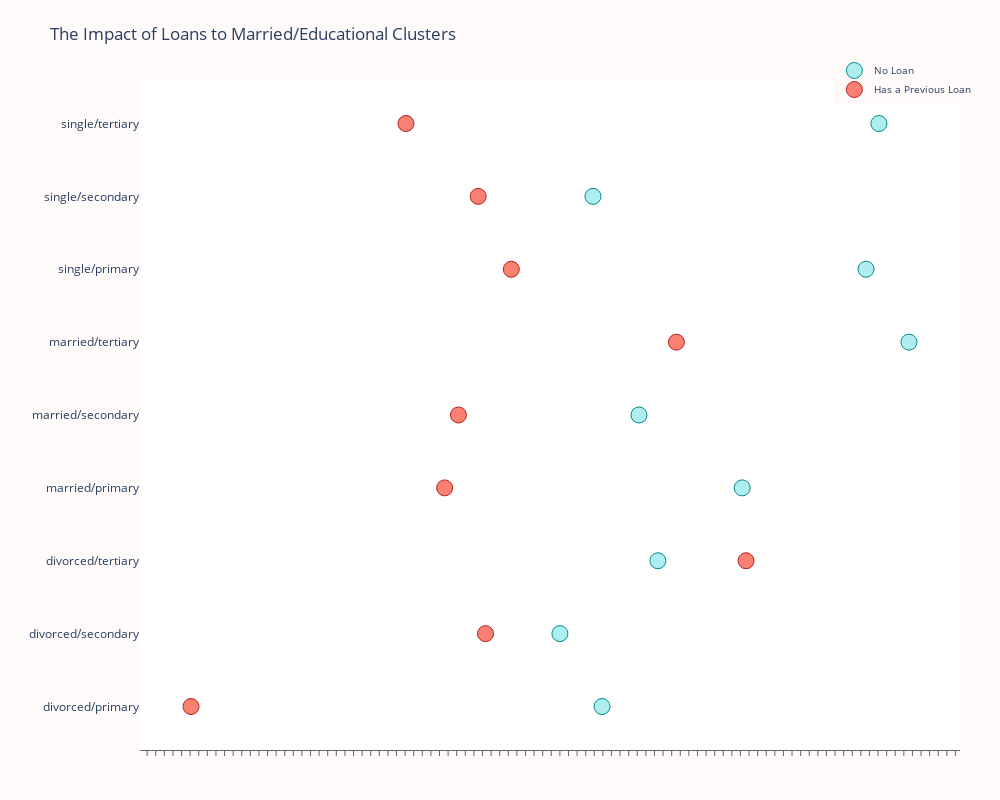

Notebook code for this chart:
### Code cell
# Let's see the group who had loans from the marital/education group

loan_balance = df.groupby(['marital/education', 'loan'], as_index=False)['balance'].median()


no_loan = loan_balance['balance'].loc[loan_balance['loan'] == 'no'].values
has_loan = loan_balance['balance'].loc[loan_balance['loan'] == 'yes'].values


labels = loan_balance['marital/education'].unique().tolist()


trace0 = go.Scatter(
    x=no_loan,
    y=labels,
    mode='markers',
    name='No Loan',
    marker=dict(
        color='rgb(175,238,238)',
        line=dict(
            color='rgb(0,139,139)',
            width=1,
        ),
        symbol='circle',
        size=16,
    )
)
trace1 = go.Scatter(
    x=has_loan,
    y=labels,
    mode='markers',
    name='Has a Previous Loan',
    marker=dict(
        color='rgb(250,128,114)',
        line=dict(
            color='rgb(178,34,34)',
            width=1,
        ),
        symbol='circle',
        size=16,
    )
)

data = [trace0, trace1]
layout = go.Layout(
    title="The Impact of Loans to Married/Educational Clusters",
    xaxis=dict(
        showgrid=False,
        showline=True,
        linecolor='rgb(102, 102, 102)',
        titlefont=dict(
            color='rgb(204, 204, 204)'
        ),
        tickfont=dict(
            color='rgb(102, 102, 102)',
        ),
        showticklabels=False,
        dtick=10,
        ticks='outside',
        tickcolor='rgb(102, 102, 102)',
    ),
    margin=dict(
        l=140,
        r=40,
        b=50,
        t=80
    ),
    legend=dict(
        font=dict(
            size=10,
        ),
        yanchor='middle',
        xanchor='right',
    ),
    width=1000,
    height=800,
    paper_bgcolor='rgb(255,250,250)',
    plot_bgcolor='rgb(255,255,255)',
    hovermode='closest',
)
fig = go.Figure(data=data, layout=layout)
iplot(fig, filename='lowest-oecd-votes-cast')

### Figure 1 — Plotly figure (JSON) as saved in the notebook; plotly's stock layout.template omitted (floating-point values rounded to 4 significant figures)
{"data": [{"marker": {"color": "rgb(175,238,238)", "line": {"color": "rgb(0,139,139)", "width": 1}, "size": 16, "symbol": "circle"}, "mode": "markers", "name": "No Loan", "type": "scatter", "x": [459, 410, 524, 622, 502, 816, 766, 448.5, 781], "y": ["divorced/primary", "divorced/secondary", "divorced/tertiary", "married/primary", "married/secondary", "married/tertiary", "single/primary", "single/secondary", "single/tertiary"]}, {"marker": {"color": "rgb(250,128,114)", "line": {"color": "rgb(178,34,34)", "width": 1}, "size": 16, "symbol": "circle"}, "mode": "markers", "name": "Has a Previous Loan", "type": "scatter", "x": [-19, 323.5, 626.5, 276, 292, 545.5, 353.5, 315, 231], "y": ["divorced/primary", "divorced/secondary", "divorced/tertiary", "married/primary", "married/secondary", "married/tertiary", "single/primary", "single/secondary", "single/tertiary"]}], "layout": {"height": 800, "hovermode": "closest", "legend": {"font": {"size": 10}, "xanchor": "right", "yanchor": "middle"}, "margin": {"b": 50, "l": 140, "r": 40, "t": 80}, "paper_bgcolor": "rgb(255,250,250)", "plot_bgcolor": "rgb(255,255,255)", "title": {"text": "The Impact of Loans to Married/Educational Clusters"}, "width": 1000, "xaxis": {"dtick": 10, "linecolor": "rgb(102, 102, 102)", "showgrid": false, "showline": true, "showticklabels": false, "tickcolor": "rgb(102, 102, 102)", "tickfont": {"color": "rgb(102, 102, 102)"}, "ticks": "outside", "title": {"font": {"color": "rgb(204, 204, 204)"}}}}}
